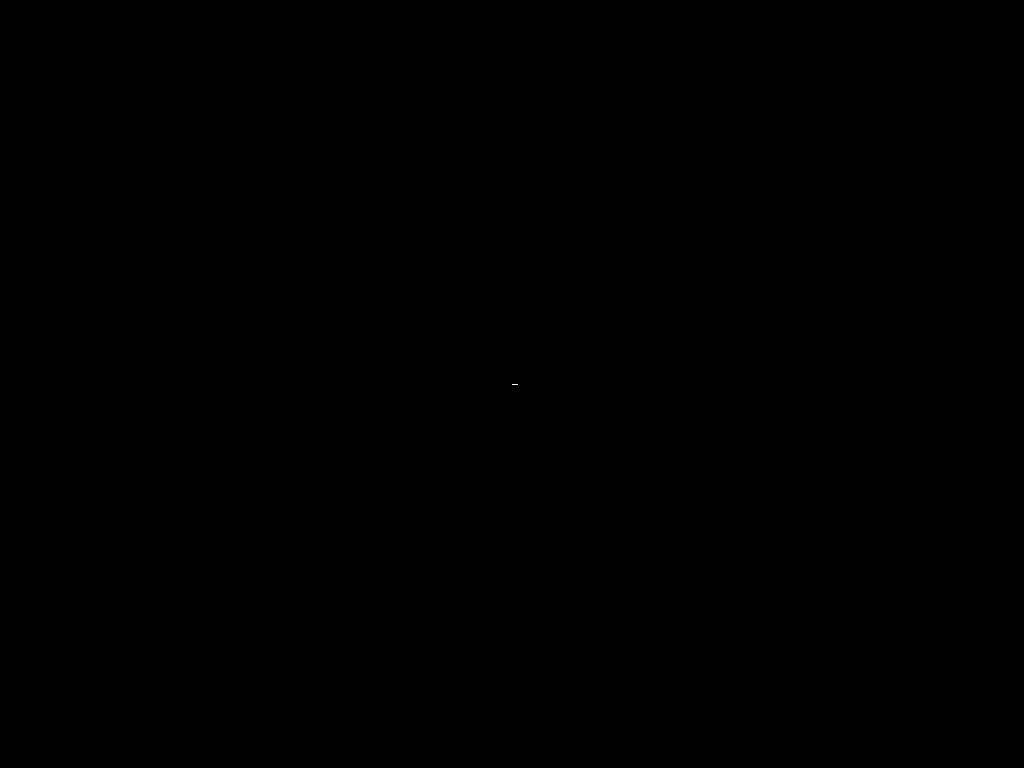
Frame 1 (no input)
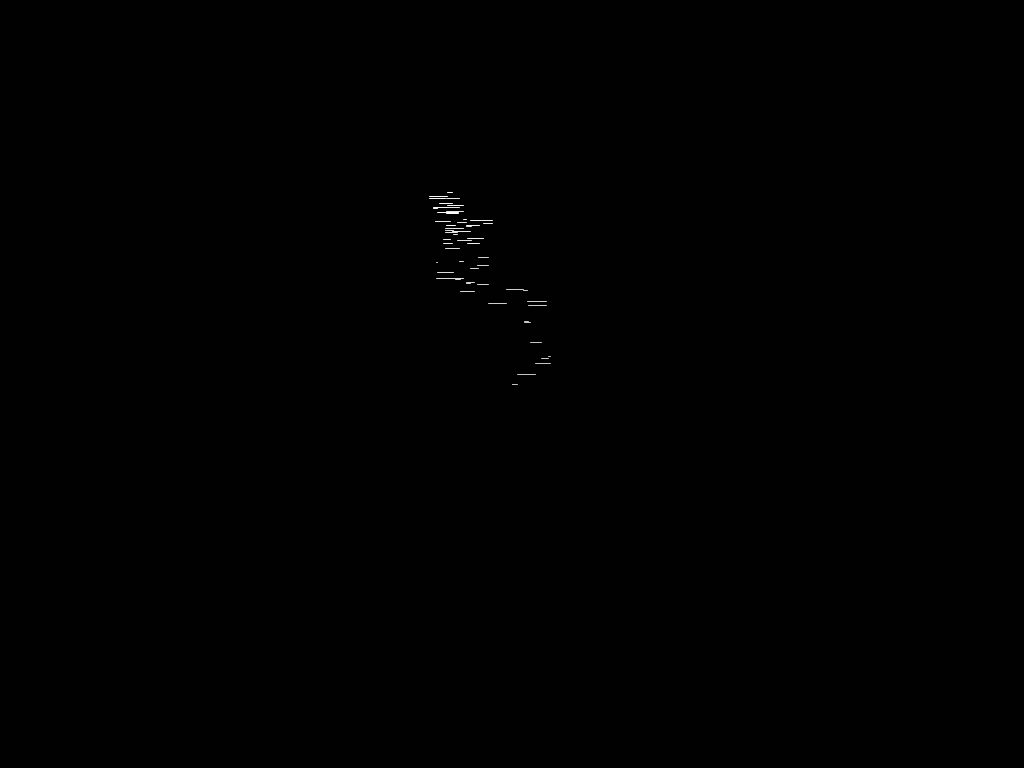
Frame 60 (the mouse pressed at the canvas centre just before this capture)
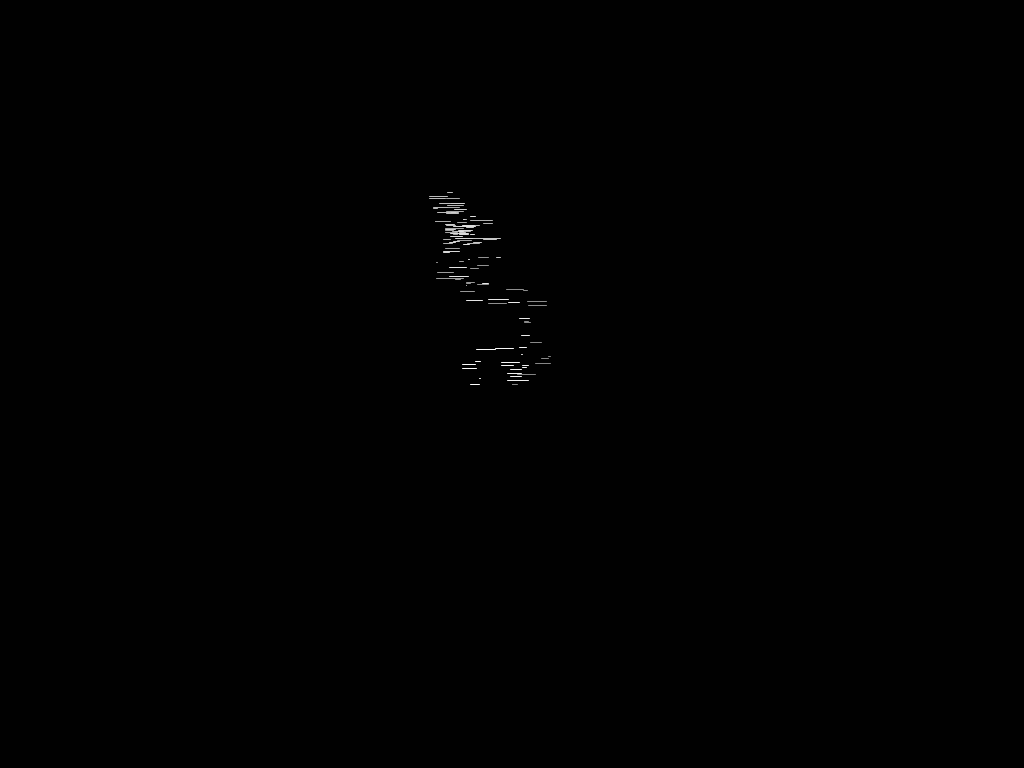
Frame 120 (the mouse held since frame 60 and released just before this capture)

The Processing sketch that drew these frames (run headless with seeded random() and noise(); from frame 60 on, the mouse is pressed at the canvas centre):

// Processing sketch: processing_117881
// ── processing_117881.pde

int num = 200;
int range = 20;

float[] ax = new float[num];
float[] ay = new float[num]; 


void setup() 
{
  size(1024, 768);
  for(int i = 0; i < num; i++) {
    ax[i] = width/2;
    ay[i] = height/2;
  }
  frameRate(30);
}

void draw() 
{
  background(1);
  
  
  for(int i = 1; i < num; i++) {
    ax[i-1] = ax[i];
    ay[i-1] = ay[i];
  }

  
  ax[num-1] += random(-range, range);
  ay[num-1] += random(-range, range);

  
  ax[num-1] = constrain(ax[num-1], 0, width);
  ay[num-1] = constrain(ay[num-1], height/4, height/2);
  
  
  for(int i=1; i<num; i++) {    
    float val = float(i)/num * 204.0 + 51;
    stroke(val);
    line(ax[i-1], ay[i-1], ax[i], ay[i-1]);
  }
}
